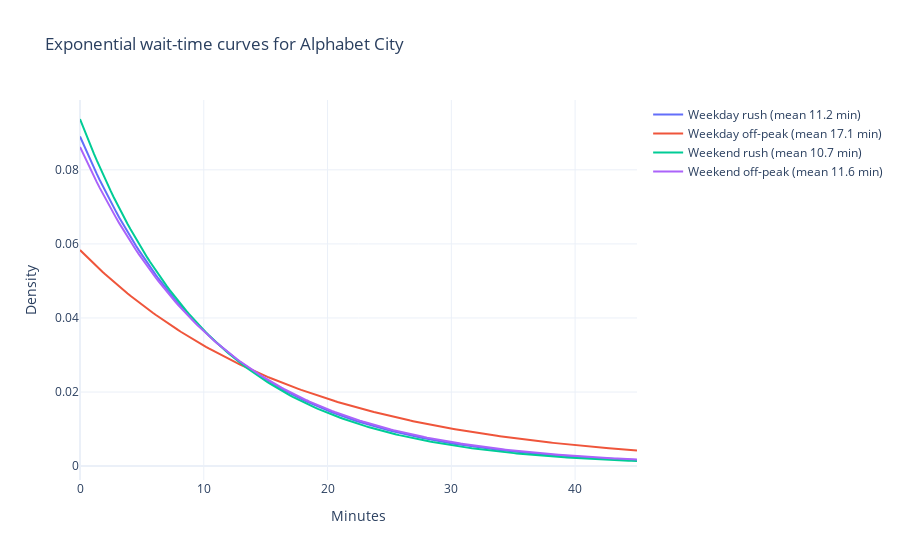

This figure's notebook cell:
### Markdown cell above
### Wait-time curves by cohort
The plot below compares the exponential wait-time models for one taxi zone across weekday/weekend and rush/off-peak cohorts. Edit `TARGET_ZONE` or swap in `wait_bike` to explore other locations.

### Code cell
import numpy as np
import plotly.graph_objects as go

# TARGET_ZONE = wait_taxi.locations[0] if wait_taxi.locations else None
TARGET_CATCHMENT = wait_bike.locations[0] if wait_bike.locations else None

if TARGET_CATCHMENT is None:
    raise ValueError('No bike locations available.')
print(f'Using bike catchment: {TARGET_CATCHMENT}')

def exponential_curve(dataset, location, *, is_weekend, is_rush):
    subset = dataset.trips[
        (dataset.trips[dataset.group_col] == location)
        & (dataset.trips['is_weekend'] == is_weekend)
        & (dataset.trips['is_rush'] == is_rush)
    ].sort_values('event_time')
    diffs = subset['event_time'].diff().dt.total_seconds() / 60.0
    diffs = diffs[(diffs > 0.01) & (diffs < 180)]
    return diffs

combos = [
    ('Weekday rush', False, True),
    ('Weekday off-peak', False, False),
    ('Weekend rush', True, True),
    ('Weekend off-peak', True, False),
]
fig = go.Figure()
for label, is_weekend, is_rush in combos:
    samples = exponential_curve(wait_bike, TARGET_CATCHMENT, is_weekend=is_weekend, is_rush=is_rush)
    if samples.empty:
        continue
    mean_wait = samples.mean()
    if not mean_wait or mean_wait <= 0:
        continue
    lam = 1.0 / mean_wait
    x_max = min(45, mean_wait * 6)
    x = np.linspace(0, x_max, 200)
    y = lam * np.exp(-lam * x)
    fig.add_trace(
        go.Scatter(
            x=x,
            y=y,
            mode='lines',
            name=f'{label} (mean {mean_wait:.1f} min)',
        )
    )
fig.update_layout(
    title=f'Exponential wait-time curves for {TARGET_ZONE}',
    xaxis_title='Minutes',
    yaxis_title='Density',
    template='plotly_white',
)
fig

### Figure 1 — Plotly figure (JSON) as saved in the notebook; plotly's stock layout.template omitted (floating-point values rounded to 4 significant figures; data arrays with more than 128 entries replaced by an {"elided": "..."} marker saying what was removed)
{"data": [{"mode": "lines", "name": "Weekday rush (mean 11.2 min)", "type": "scatter", "x": {"elided": "200 float values"}, "y": {"elided": "200 float values"}}, {"mode": "lines", "name": "Weekday off-peak (mean 17.1 min)", "type": "scatter", "x": {"elided": "200 float values"}, "y": {"elided": "200 float values"}}, {"mode": "lines", "name": "Weekend rush (mean 10.7 min)", "type": "scatter", "x": {"elided": "200 float values"}, "y": {"elided": "200 float values"}}, {"mode": "lines", "name": "Weekend off-peak (mean 11.6 min)", "type": "scatter", "x": {"elided": "200 float values"}, "y": {"elided": "200 float values"}}], "layout": {"title": {"text": "Exponential wait-time curves for Alphabet City"}, "xaxis": {"title": {"text": "Minutes"}}, "yaxis": {"title": {"text": "Density"}}}}
